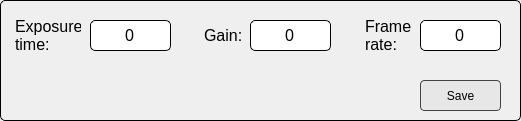
  <widget class="QGroupBox" name="groupParam">
   <property name="enabled">
    <bool>true</bool>
   </property>
   <property name="geometry">
    <rect>
     <x>50</x>
     <y>370</y>
     <width>521</width>
     <height>121</height>
    </rect>
   </property>
   <property name="sizePolicy">
    <sizepolicy hsizetype="Preferred" vsizetype="Preferred">
     <horstretch>0</horstretch>
     <verstretch>0</verstretch>
    </sizepolicy>
   </property>
   <property name="font">
    <font>
     <pointsize>16</pointsize>
     <bold>true</bold>
    </font>
   </property>
   <property name="layoutDirection">
    <enum>Qt::LeftToRight</enum>
   </property>
   <property name="autoFillBackground">
    <bool>false</bool>
   </property>
   <property name="styleSheet">
    <string notr="true">background-color: none;
border-radius: 5px;
border: 0.5px solid rgb(0, 0, 0)</string>
   </property>
   <property name="title">
    <string/>
   </property>
   <widget class="QLineEdit" name="edtExposureTime">
    <property name="geometry">
     <rect>
      <x>90</x>
      <y>20</y>
      <width>81</width>
      <height>31</height>
     </rect>
    </property>
    <property name="font">
     <font>
      <pointsize>12</pointsize>
      <bold>false</bold>
     </font>
    </property>
    <property name="styleSheet">
     <string notr="true">border: 1px solid rgb(0, 0, 0);</string>
    </property>
    <property name="text">
     <string>0</string>
    </property>
    <property name="alignment">
     <set>Qt::AlignCenter</set>
    </property>
   </widget>
   <widget class="QLabel" name="label_6">
    <property name="geometry">
     <rect>
      <x>360</x>
      <y>10</y>
      <width>61</width>
      <height>51</height>
     </rect>
    </property>
    <property name="font">
     <font>
      <pointsize>12</pointsize>
      <bold>false</bold>
     </font>
    </property>
    <property name="layoutDirection">
     <enum>Qt::LeftToRight</enum>
    </property>
    <property name="styleSheet">
     <string notr="true">border: none;
background-color: none;
color: rgb(0, 0, 0);</string>
    </property>
    <property name="text">
     <string>&lt;html&gt;&lt;head/&gt;&lt;body&gt;&lt;p&gt;Frame&lt;br/&gt;rate:&lt;/p&gt;&lt;/body&gt;&lt;/html&gt;</string>
    </property>
    <property name="indent">
     <number>5</number>
    </property>
   </widget>
   <widget class="QLineEdit" name="edtGain">
    <property name="geometry">
     <rect>
      <x>250</x>
      <y>20</y>
      <width>81</width>
      <height>31</height>
     </rect>
    </property>
    <property name="font">
     <font>
      <pointsize>12</pointsize>
      <bold>false</bold>
     </font>
    </property>
    <property name="styleSheet">
     <string notr="true">border: 1px solid rgb(0, 0, 0);</string>
    </property>
    <property name="text">
     <string>0</string>
    </property>
    <property name="alignment">
     <set>Qt::AlignCenter</set>
    </property>
   </widget>
   <widget class="QLabel" name="label_5">
    <property name="geometry">
     <rect>
      <x>200</x>
      <y>10</y>
      <width>51</width>
      <height>51</height>
     </rect>
    </property>
    <property name="font">
     <font>
      <pointsize>12</pointsize>
      <bold>false</bold>
     </font>
    </property>
    <property name="layoutDirection">
     <enum>Qt::LeftToRight</enum>
    </property>
    <property name="styleSheet">
     <string notr="true">border: none;
background-color: none;
color: rgb(0, 0, 0);</string>
    </property>
    <property name="text">
     <string>Gain:</string>
    </property>
    <property name="indent">
     <number>4</number>
    </property>
   </widget>
   <widget class="QLineEdit" name="edtFrameRate">
    <property name="geometry">
     <rect>
      <x>420</x>
      <y>20</y>
      <width>81</width>
      <height>31</height>
     </rect>
    </property>
    <property name="font">
     <font>
      <pointsize>12</pointsize>
      <bold>false</bold>
     </font>
    </property>
    <property name="styleSheet">
     <string notr="true">border: 1px solid rgb(0, 0, 0);</string>
    </property>
    <property name="text">
     <string>0</string>
    </property>
    <property name="alignment">
     <set>Qt::AlignCenter</set>
    </property>
   </widget>
   <widget class="QLabel" name="label_4">
    <property name="geometry">
     <rect>
      <x>10</x>
      <y>10</y>
      <width>71</width>
      <height>51</height>
     </rect>
    </property>
    <property name="font">
     <font>
      <pointsize>12</pointsize>
      <bold>false</bold>
     </font>
    </property>
    <property name="layoutDirection">
     <enum>Qt::LeftToRight</enum>
    </property>
    <property name="styleSheet">
     <string notr="true">border: none;
background-color: none;
color: rgb(0, 0, 0);</string>
    </property>
    <property name="text">
     <string>&lt;html&gt;&lt;head/&gt;&lt;body&gt;&lt;p&gt;Exposure&lt;br/&gt;time:&lt;/p&gt;&lt;/body&gt;&lt;/html&gt;</string>
    </property>
    <property name="indent">
     <number>5</number>
    </property>
   </widget>
   <widget class="QPushButton" name="bnSetParam">
    <property name="enabled">
     <bool>true</bool>
    </property>
    <property name="geometry">
     <rect>
      <x>420</x>
      <y>80</y>
      <width>81</width>
      <height>31</height>
     </rect>
    </property>
    <property name="font">
     <font>
      <pointsize>9</pointsize>
      <bold>false</bold>
     </font>
    </property>
    <property name="toolTip">
     <string/>
    </property>
    <property name="styleSheet">
     <string notr="true">QPushButton:hover {
                background-color: #cae1ff;
                border: 1px solid #0066cc;; /* Blue border for button hover */
            }
QPushButton {
                color: black; /* White text for readability */
                background-color: #e7e7e7; /* Slightly lighter dark gray for widgets */
                border: 1px solid #444444;
                padding: 5px;
                border-radius: 4px;
            }</string>
    </property>
    <property name="text">
     <string>Save</string>
    </property>
   </widget>
  </widget>
